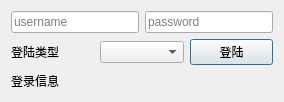
<?xml version="1.0" encoding="UTF-8"?>
<ui version="4.0">
 <class>LoginUi</class>
 <widget class="QDialog" name="LoginUi">
  <property name="geometry">
   <rect>
    <x>0</x>
    <y>0</y>
    <width>284</width>
    <height>102</height>
   </rect>
  </property>
  <property name="windowTitle">
   <string>请登录</string>
  </property>
  <layout class="QVBoxLayout" name="verticalLayout">
   <item>
    <layout class="QHBoxLayout" name="horizontalLayout_2">
     <item>
      <widget class="QLineEdit" name="user">
       <property name="placeholderText">
        <string>username</string>
       </property>
      </widget>
     </item>
     <item>
      <widget class="QLineEdit" name="password">
       <property name="placeholderText">
        <string>password</string>
       </property>
      </widget>
     </item>
    </layout>
   </item>
   <item>
    <layout class="QHBoxLayout" name="horizontalLayout">
     <item>
      <widget class="QLabel" name="label">
       <property name="text">
        <string>登陆类型</string>
       </property>
      </widget>
     </item>
     <item>
      <widget class="QComboBox" name="login_type">
       <property name="currentIndex">
        <number>-1</number>
       </property>
      </widget>
     </item>
     <item>
      <widget class="QPushButton" name="login_button">
       <property name="text">
        <string>登陆</string>
       </property>
      </widget>
     </item>
    </layout>
   </item>
   <item>
    <widget class="QLabel" name="SuccessOrNot">
     <property name="text">
      <string>登录信息</string>
     </property>
    </widget>
   </item>
  </layout>
 </widget>
 <resources/>
 <connections/>
</ui>
